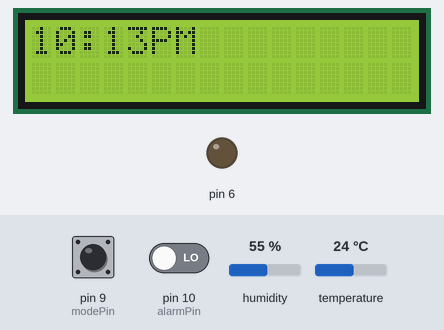
Bench run of a sketch on a simulated Arduino Uno, built with avr-gcc and run on an emulated ATmega328P. Parts: 16×2 character LCD, output pins drawn as LEDs (lit = HIGH). The inputs (shaded band) are chosen by the test bench; at power-on: pin 9 (modePin) LOW, pin 10 (alarmPin) LOW, humidity 55 %, temperature 24 °C. The local clock reads 2024-03-15 10:24:30 at power-on unless the sketch sets it; what the sketch prints to the serial monitor is not drawn.

Above: at 1.2 s.
1.3 s: pin 9 (modePin) pulled HIGH for 0.3 s
At 2.1 s:
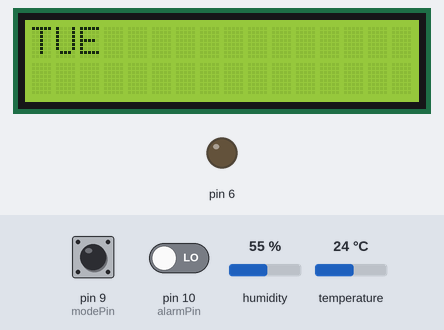
3.1 s: pin 10 (alarmPin) driven HIGH
At 4.2 s:
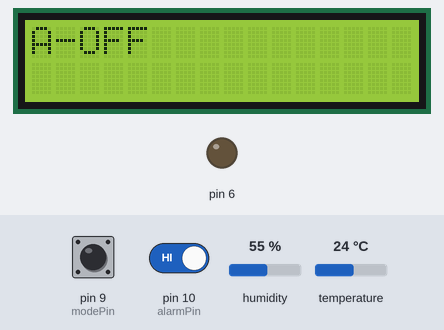
6.1 s: pin 9 (modePin) pulled HIGH for 1 s
At 6.5 s:
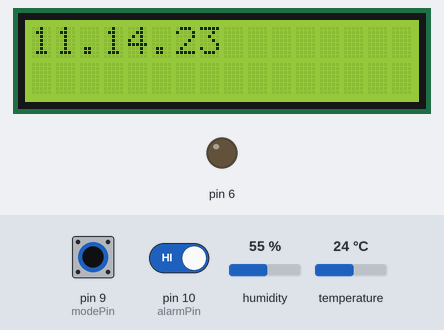
8.6 s: pin 9 (modePin) pulled HIGH for 0.3 s
At 8.9 s:
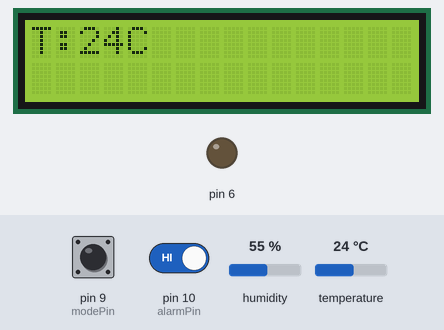
10.4 s: pin 9 (modePin) pulled HIGH for 3.2 s
At 11.3 s:
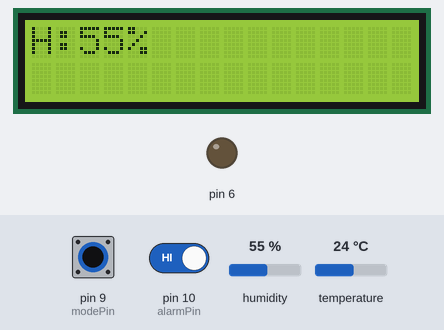
Timing chart, 0 to 13.4 s (numbered marks = the images above; inputs shaded):
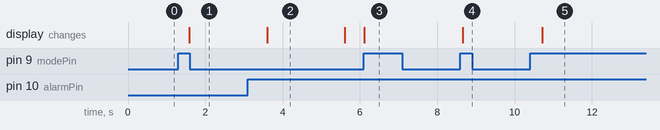

Measured:
- after the input at 1.3 s, the display: changes after 0.28 s (image 1)
- after the input at 3.1 s, the display: changes after 0.50 s (image 2)
- after the input at 6.1 s, the display: changes at once (image 3)
- after the input at 8.6 s, the display: changes after 0.06 s (image 4)
- after the input at 10.4 s, the display: changes after 0.31 s (image 5)
- what the display in image 2 shows lasts 2.0 s, from 3.6 s to 5.6 s

The sketch:

PROGRAMSimulated.ino
```cpp
#include<dht.h>
#include <RTClib.h>
#include <LiquidCrystal.h>

int maxSongs = 0;

//MODES
int mode = 0;
int maxMode = 5;
int modePin = 9;
int buttonState = 0;
int buttonState2 = 0;

//ALARM
bool isAlarm = true;
int alarmPin = 10;

const int rs = 12, en = 11, d4 = 5, d5 = 4, d6 = 3, d7 = 2;
LiquidCrystal lcd(rs, en, d4, d5, d6, d7);

RTC_DS1307 rtc;
dht DHT;
//DaysOfTheWeek
char daysOfTheWeek[7][4] = {"SUN", "MON", "TUE", "WED", "THU", "FRI", "SAT"};

void setup() {
  Serial.begin(9600);
  pinMode(modePin, INPUT);
  pinMode(alarmPin, INPUT);
  pinMode(6, OUTPUT);
  Serial.begin(9600);
  Serial.println(maxSongs);
  lcd.begin(16, 2);
  if (!rtc.begin()) {
    Serial.println("Couldn't find RTC");
    while (true);
  }
  else {
    rtc.adjust(DateTime(F(__DATE__), F(__TIME__)));
    //RTC.adjust(DateTime(y, mon, d, h, minu, s));
  }
  if (!rtc.isrunning()) {
    Serial.println("RTC is NOT running!");
  }
}

void printModes() {
  DateTime now = rtc.now();
  if (mode == 0) {
    char sentence[8];
    const uint8_t h = now.hour();
    const uint8_t hr_12 = h % 12;
    //AM/PM Time format
    if (h < 12) {
      sprintf(sentence, "%02d:%02dAM", hr_12, now.minute());
      lcd.clear();
      lcd.print(sentence);
      delay(500);
    }
    else {
      sprintf(sentence, "%02d:%02dPM", hr_12, now.minute());
      lcd.clear();
      lcd.print(sentence);
      delay(500);
    }
    //ALARM
    if (h == 3 && now.minute() == 0) {
      Serial.println("Hello World");
      digitalWrite(6, HIGH);
      delay(15000);
      digitalWrite(6, LOW);
      delay(15000);
    }
    else if (h == 14 && now.minute() == 0) {
      digitalWrite(6, HIGH);
      delay(15000);
      digitalWrite(6, LOW);
      delay(15000);
    }
    else if (h == 15 && now.minute() == 0) {
      digitalWrite(6, HIGH);
      delay(15000);
      digitalWrite(6, LOW);
      delay(15000);
    }
    else if (h == 17 && now.minute() == 0) {
      digitalWrite(6, HIGH);
      delay(15000);
      digitalWrite(6, LOW);
      delay(15000);
    }
    else if (h == 20 && now.minute() == 0) {
      digitalWrite(6, HIGH);
      delay(15000);
      digitalWrite(6, LOW);
      delay(15000);
    }
    else if (h == 21 && now.minute() == 0) {
      digitalWrite(6, HIGH);
      delay(15000);
      digitalWrite(6, LOW);
      delay(15000);
    }
  }
  //Days of the Week
  else if (mode == 1) {
    lcd.clear();
    lcd.print(daysOfTheWeek[now.dayOfTheWeek()]);
    delay(500);
  }
  //month.date.year (mm.dd.yy)
  else if (mode == 2) {
    char sentence[8];
    sprintf(sentence, "%02d.%02d.%d", now.month(), now.day(), now.year() % 100);
    lcd.clear();
    lcd.print(sentence);
    delay(500);
  }
  //Temperature
  else if (mode == 3) {
    char sentence[8];
    char str_temp[4];
    DHT.read11(7);
    dtostrf(DHT.temperature, 2, 0, str_temp);
    sprintf(sentence, "T:%sC", str_temp);
    lcd.clear();
    lcd.print(sentence);
    delay(1000);
  }
  //Humidity
  else if (mode == 4) {
    char sentence[8];
    char str_temp[4];
    DHT.read11(7);
    dtostrf(DHT.humidity, 2, 0, str_temp);
    sprintf(sentence, "H:%s%%", str_temp);
    lcd.clear();
    lcd.print(sentence);
    delay(1000);
  }
}

void changeMode() {
  mode += 1;
  if (mode == maxMode) {
    mode = 0;
  }
}

void loop() {
  printModes();
  if (digitalRead(modePin) == HIGH && buttonState == LOW) {
    changeMode();
    buttonState = HIGH;
  }
  else if (digitalRead(modePin) == LOW && buttonState == HIGH) {
    buttonState = LOW;
  }
  if (digitalRead(alarmPin) == HIGH && buttonState2 == LOW) {
    if (isAlarm) {
      isAlarm = false;
      lcd.clear();
      lcd.print("A-OFF");
      delay(2000);
    }
    else {
      isAlarm = true;
      lcd.clear();
      lcd.print("A-ON");
      delay(2000);
    }
    buttonState2 = HIGH;
  }
  else if (digitalRead(alarmPin) == LOW && buttonState2 == HIGH) {
    buttonState2 = LOW;
  }
}
```
